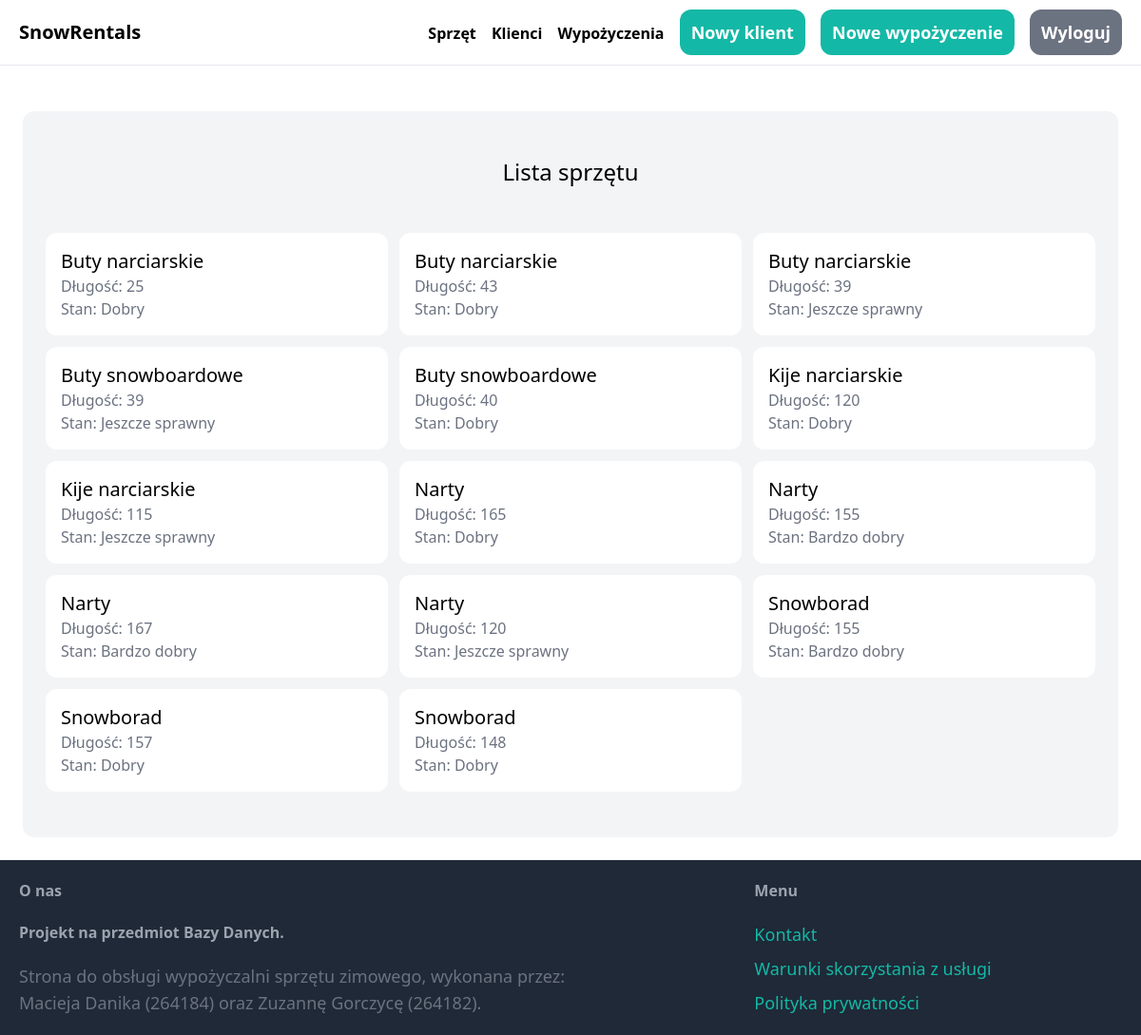
Screenshot of /sprzet/ (signed in) with the database file from the repository.
### item/models.py (models this page shows, shortened)
class Sprzet(models.Model):
    rodzaj = models.ForeignKey(Kategoria, on_delete=models.CASCADE)
    dlugosc = models.IntegerField(validators=[wiekszeOdZera], null=False, default=0)
    marka = models.CharField(max_length=40)
    stan = models.ForeignKey(Stan, on_delete=models.CASCADE)
    cena = models.IntegerField(validators=[wiekszeOdZera], default=30)
    wypozyczone = models.ForeignKey(BOOL, null=True, on_delete=models.SET_NULL)
    class Meta:
        ordering = ('rodzaj',)
        verbose_name_plural = 'Lista sprzętu'

class Kategoria(models.Model):
    kategoria = models.CharField(max_length=40)
    class Meta:
        ordering=('kategoria',)
        verbose_name_plural = 'Kategorie'
    def __str__(self):
        return self.kategoria

class Stan(models.Model):
    stan = models.CharField(max_length=20)
    class Meta:
        ordering=('stan',)
        verbose_name_plural = 'Stany'
    def __str__(self):
        return self.stan

### core/views.py (the view)
# urls.py: path('sprzet/', sprzet, name='sprzet'),
@login_required()
def sprzet(request):
    items = Sprzet.objects.all()
    return render(request, 'core/sprzet.html',{
        'items': items,
    })

### core/templates/core/sprzet.html (shortened to what this page needs)
{% extends 'core/base.html' %}
{% block content %}
    <div class="mt-6 px-6 py-12 bg-gray-100 rounded-xl">
        <h2 class="mb-12 text-2xl text-center">Lista sprzętu</h2>
            <div class="grid grid-cols-3 gap-3">
                {% for item in items %}
                <div>
                    <a href="{% url 'item:sprzet_szczegol' item.id %}">
                        <div class="p-4 bg-white rounded-xl">
                            <h2 class="text-xl">{{ item.rodzaj }}</h2>
                            <p class="text-gray-500">Długość: {{ item.dlugosc }}</p>
                            <p class="text-gray-500">Stan: {{ item.stan }}</p>
                        </div>
                    </a>
                </div>
                {% endfor %}
            </div>
    </div>
{% endblock %}

### rows the page displays
Sprzet: rodzaj "Buty narciarskie", dlugosc "25", stan "Dobry"
Sprzet: rodzaj "Buty narciarskie", dlugosc "43", stan "Dobry"
Sprzet: rodzaj "Buty narciarskie", dlugosc "39", stan "Jeszcze sprawny"
Sprzet: rodzaj "Buty snowboardowe", dlugosc "39", stan "Jeszcze sprawny"
Sprzet: rodzaj "Buty snowboardowe", dlugosc "40", stan "Dobry"
Sprzet: rodzaj "Kije narciarskie", dlugosc "120", stan "Dobry"
Sprzet: rodzaj "Kije narciarskie", dlugosc "115", stan "Jeszcze sprawny"
Sprzet: rodzaj "Narty", dlugosc "165", stan "Dobry"
Sprzet: rodzaj "Narty", dlugosc "155", stan "Bardzo dobry"
Sprzet: rodzaj "Narty", dlugosc "167", stan "Bardzo dobry"
Sprzet: rodzaj "Narty", dlugosc "120", stan "Jeszcze sprawny"
Sprzet: rodzaj "Snowborad", dlugosc "155", stan "Bardzo dobry"
Sprzet: rodzaj "Snowborad", dlugosc "157", stan "Dobry"
Sprzet: rodzaj "Snowborad", dlugosc "148", stan "Dobry"
